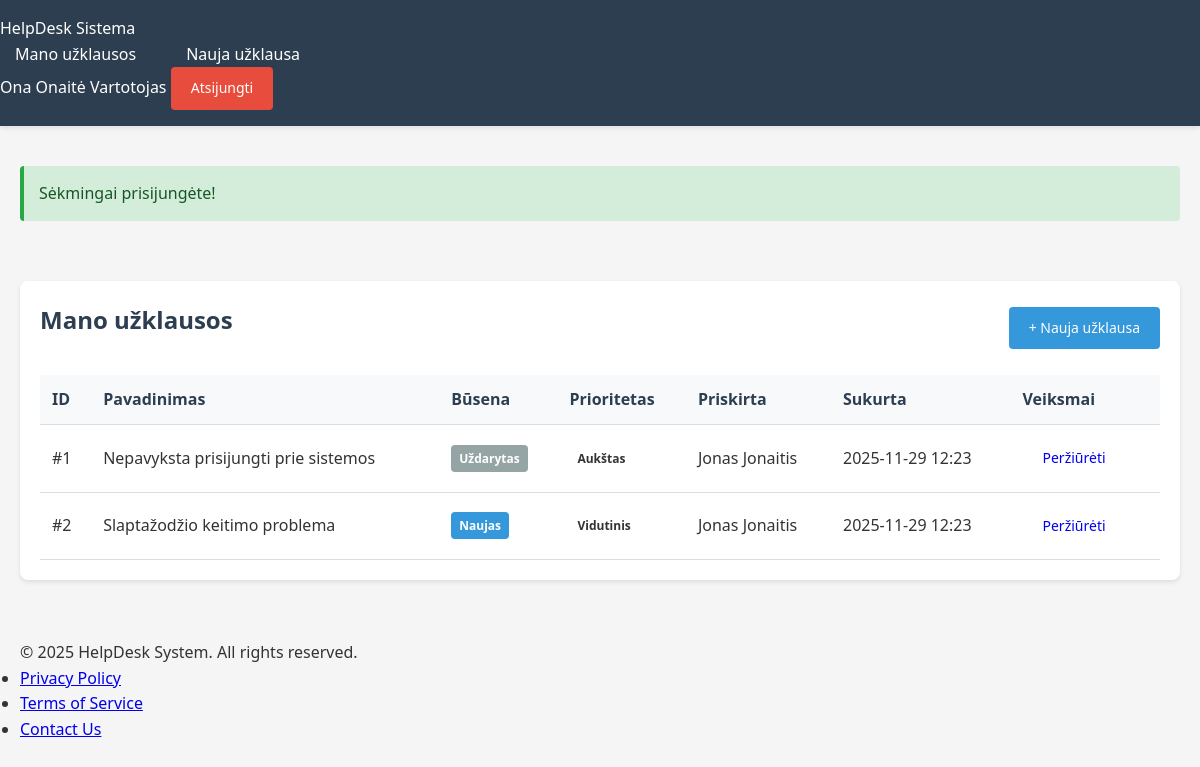
The page /user/my-tickets (signed in) on the database its author committed.
### tables this page shows
CREATE TABLE users (
    id INT AUTO_INCREMENT PRIMARY KEY,
    username VARCHAR(50) NOT NULL UNIQUE,
    email VARCHAR(100) NOT NULL UNIQUE,
    password VARCHAR(255) NOT NULL,
    full_name VARCHAR(100) NOT NULL,
    role ENUM('admin', 'staff', 'user') NOT NULL DEFAULT 'user',
    created_at TIMESTAMP DEFAULT CURRENT_TIMESTAMP,
    updated_at TIMESTAMP DEFAULT CURRENT_TIMESTAMP ON UPDATE CURRENT_TIMESTAMP,
    INDEX idx_username (username),
    INDEX idx_email (email),
    INDEX idx_role (role)
);

CREATE TABLE tickets (
    id INT AUTO_INCREMENT PRIMARY KEY,
    user_id INT NOT NULL,
    assigned_to INT NULL,
    title VARCHAR(255) NOT NULL,
    description TEXT NOT NULL,
    status ENUM('naujas', 'vykdomas', 'laukiama', 'uždarytas') DEFAULT 'naujas',
    priority ENUM('žemas', 'vidutinis', 'aukštas') DEFAULT 'vidutinis',
    rating INT NULL CHECK (rating BETWEEN 1 AND 5),
    created_at TIMESTAMP DEFAULT CURRENT_TIMESTAMP,
    updated_at TIMESTAMP DEFAULT CURRENT_TIMESTAMP ON UPDATE CURRENT_TIMESTAMP,
    closed_at TIMESTAMP NULL,
    FOREIGN KEY (user_id) REFERENCES users(id) ON DELETE CASCADE,
    FOREIGN KEY (assigned_to) REFERENCES users(id) ON DELETE SET NULL,
    INDEX idx_user (user_id),
    INDEX idx_assigned (assigned_to),
    INDEX idx_status (status),
    INDEX idx_priority (priority)
);

### src/config/config.php (called while the page is built, shortened)
<?php
function isLoggedIn() {
    return isset($_SESSION['user_id']);
}
function hasRole($role) {
    return isset($_SESSION['role']) && $_SESSION['role'] === $role;
}
function getMessage() {
    if (isset($_SESSION['message'])) {
        $message = $_SESSION['message'];
        $type = $_SESSION['message_type'] ?? 'info';
        return ['message' => $message, 'type' => $type];
    }
    return null;
}
function escape($string) {
    return htmlspecialchars($string, ENT_QUOTES, 'UTF-8');
}
function getCurrentUser() {
    global $pdo;
    try {
        $stmt = $pdo->prepare("SELECT * FROM users WHERE id = ?");
        $stmt->execute([$_SESSION['user_id']]);
        return $stmt->fetch();
    } catch (PDOException $e) {
        return null;
    }
}
?>

### src/views/user/my-tickets.php (the view, shortened to what this page needs)
<?php
require_once __DIR__ . '/../../config/config.php';
require_once __DIR__ . '/../../config/database.php';
try {
    $stmt = $pdo->prepare("
        SELECT t.*,
               u.full_name as creator_name,
               s.full_name as staff_name
        FROM tickets t
        LEFT JOIN users u ON t.user_id = u.id
        LEFT JOIN users s ON t.assigned_to = s.id
        WHERE t.user_id = ?
        ORDER BY t.created_at DESC
    ");
    $stmt->execute([$_SESSION['user_id']]);
    $tickets = $stmt->fetchAll();
} catch (PDOException $e) {
    $tickets = [];
    $error = 'Klaida gaunant užklausas';
}
include __DIR__ . '/../layouts/header.php';
?>
<div class="container">
    <div class="card">
        <div class="card-header" style="display: flex; justify-content: space-between; align-items: center;">
            <h2>Mano užklausos</h2>
            <a href="/src/views/user/create-ticket.php" class="btn btn-primary">+ Nauja užklausa</a>
        </div>
        <?php if (empty($tickets)): ?>
            <div class="empty-state">
                <h3>Jūs dar neturite užklausų</h3>
                <p>Sukurkite naują užklausą paspaudę mygtuką viršuje</p>
                <a href="/src/views/user/create-ticket.php" class="btn btn-primary">Sukurti užklausą</a>
            </div>
        <?php else: ?>
            <table class="table">
                <thead>
                    <tr>
                        <th>ID</th>
                        <th>Pavadinimas</th>
                        <th>Būsena</th>
                        <th>Prioritetas</th>
                        <th>Priskirta</th>
                        <th>Sukurta</th>
                        <th>Veiksmai</th>
                    </tr>
                </thead>
                <tbody>
                    <?php foreach ($tickets as $ticket): ?>
                        <tr>
                            <td>#<?php echo $ticket['id']; ?></td>
                            <td><?php echo escape($ticket['title']); ?></td>
                            <td>
                                <span class="badge badge-<?php
                                    echo $ticket['status'] === 'naujas' ? 'new' :
                                        ($ticket['status'] === 'vykdomas' ? 'in-progress' :
                                        ($ticket['status'] === 'laukiama' ? 'waiting' : 'closed'));
                                ?>">
                                    <?php echo ucfirst(escape($ticket['status'])); ?>
                                </span>
                            </td>
                            <td>
                                <span class="badge priority-<?php echo $ticket['priority']; ?>">
                                    <?php echo ucfirst(escape($ticket['priority'])); ?>
                                </span>
                            </td>
                            <td><?php echo $ticket['staff_name'] ? escape($ticket['staff_name']) : 'Nepriskirta'; ?></td>
                            <td><?php echo date('Y-m-d H:i', strtotime($ticket['created_at'])); ?></td>
                            <td>
                                <a href="/src/views/user/view-ticket.php?id=<?php echo $ticket['id']; ?>"
                                   class="btn btn-sm btn-info">Peržiūrėti</a>
                            </td>
                        </tr>
                    <?php endforeach; ?>
                </tbody>
            </table>
        <?php endif; ?>
    </div>
</div>
<?php include __DIR__ . '/../layouts/footer.php'; ?>

### src/views/layouts/header.php (shortened to what this page needs)
<?php
require_once __DIR__ . '/../../config/config.php';
$currentUser = null;
if (isLoggedIn()) {
    $currentUser = getCurrentUser();
}
$currentPage = basename($_SERVER['PHP_SELF']);
?>
<!DOCTYPE html>
<html lang="lt">
<head>
    <link rel="stylesheet" href="/assets/css/style.css">
</head>
<body>
    <header>
        <div class="header-container">
            <div class="logo">
                <a href="/" style="color: white; text-decoration: none;"><?php echo SITE_NAME; ?></a>
            </div>
            <?php if ($currentUser): ?>
                <nav>
                    <ul>
                        <?php if (hasRole(ROLE_ADMIN)): ?>
                            <li><a href="/src/views/admin/dashboard.php" class="<?php echo $currentPage === 'dashboard.php' ? 'active' : ''; ?>">Valdymo skydas</a></li>
                            <li><a href="/src/views/admin/users.php">Vartotojai</a></li>
                            <li><a href="/src/views/admin/tickets.php">Visos užklausos</a></li>
                        <?php elseif (hasRole(ROLE_STAFF)): ?>
                            <li><a href="/src/views/staff/tickets.php" class="<?php echo $currentPage === 'tickets.php' ? 'active' : ''; ?>">Mano užklausos</a></li>
                        <?php else: ?>
                            <li><a href="/src/views/user/my-tickets.php" class="<?php echo $currentPage === 'my-tickets.php' ? 'active' : ''; ?>">Mano užklausos</a></li>
                            <li><a href="/src/views/user/create-ticket.php">Nauja užklausa</a></li>
                        <?php endif; ?>
                    </ul>
                </nav>
                <div class="user-info">
                    <span class="username"><?php echo escape($currentUser['full_name'] ?? $currentUser['username']); ?></span>
                    <span class="role-badge">
                        <?php
                        if (hasRole(ROLE_ADMIN)) echo 'Administratorius';
                        elseif (hasRole(ROLE_STAFF)) echo 'Darbuotojas';
                        else echo 'Vartotojas';
                        ?>
                    </span>
                    <a href="/src/views/auth/logout.php" class="btn btn-sm btn-danger">Atsijungti</a>
                </div>
            <?php endif; ?>
        </div>
    </header>
    <?php
    $message = getMessage();
    if ($message):
    ?>
        <div class="container" style="margin-top: 20px;">
            <div class="alert alert-<?php echo $message['type']; ?>">
                <?php echo escape($message['message']); ?>
            </div>
        </div>
    <?php endif; ?>

### public/assets/css/style.css (style rules this page uses)
* { margin: 0; padding: 0; box-sizing: border-box; }
body { font-family: 'Segoe UI', Tahoma, Geneva, Verdana, sans-serif; background-color: #f5f5f5; color: #333; line-height: 1.6; }
.container { max-width: 1200px; margin: 0 auto; padding: 20px; }
header { background-color: #2c3e50; color: white; padding: 1rem 0; box-shadow: 0 2px 5px rgba(0,0,0,0.1); }
nav ul { list-style: none; display: flex; gap: 20px; }
nav a { color: white; text-decoration: none; padding: 8px 15px; border-radius: 4px; transition: background-color 0.3s; }
.card { background: white; border-radius: 8px; padding: 20px; margin-bottom: 20px; box-shadow: 0 2px 4px rgba(0,0,0,0.1); }
.card h2 { margin-bottom: 15px; color: #2c3e50; }
.btn { display: inline-block; padding: 10px 20px; border: none; border-radius: 4px; cursor: pointer; text-decoration: none; font-size: 14px; transition: background-color 0.3s; }
.btn-primary { background-color: #3498db; color: white; }
.btn-danger { background-color: #e74c3c; color: white; }
.alert { padding: 15px; border-radius: 4px; margin-bottom: 20px; }
.alert-success { background-color: #d4edda; border-left: 4px solid #28a745; color: #155724; }
.table { width: 100%; border-collapse: collapse; margin-top: 20px; }
.table th, .table td { padding: 12px; text-align: left; border-bottom: 1px solid #ddd; }
.table th { background-color: #f8f9fa; font-weight: 600; color: #2c3e50; }
.badge { display: inline-block; padding: 4px 8px; border-radius: 4px; font-size: 12px; font-weight: 600; }
.badge-new { background-color: #3498db; color: white; }
.badge-closed { background-color: #95a5a6; color: white; }

### rows shown on the page
users: full_name "Ona Onaitė"
tickets: id "1", title "Nepavyksta prisijungti prie sistemos", status "Uždarytas", priority "Aukštas", assigned_to.full_name "Jonas Jonaitis", created_at "2025-11-29 12:23"
tickets: id "2", title "Slaptažodžio keitimo problema", status "Naujas", priority "Vidutinis", assigned_to.full_name "Jonas Jonaitis", created_at "2025-11-29 12:23"

### other values the page prints
SITE_NAME "HelpDesk Sistema"
$message['message'] "Sėkmingai prisijungėte!"
